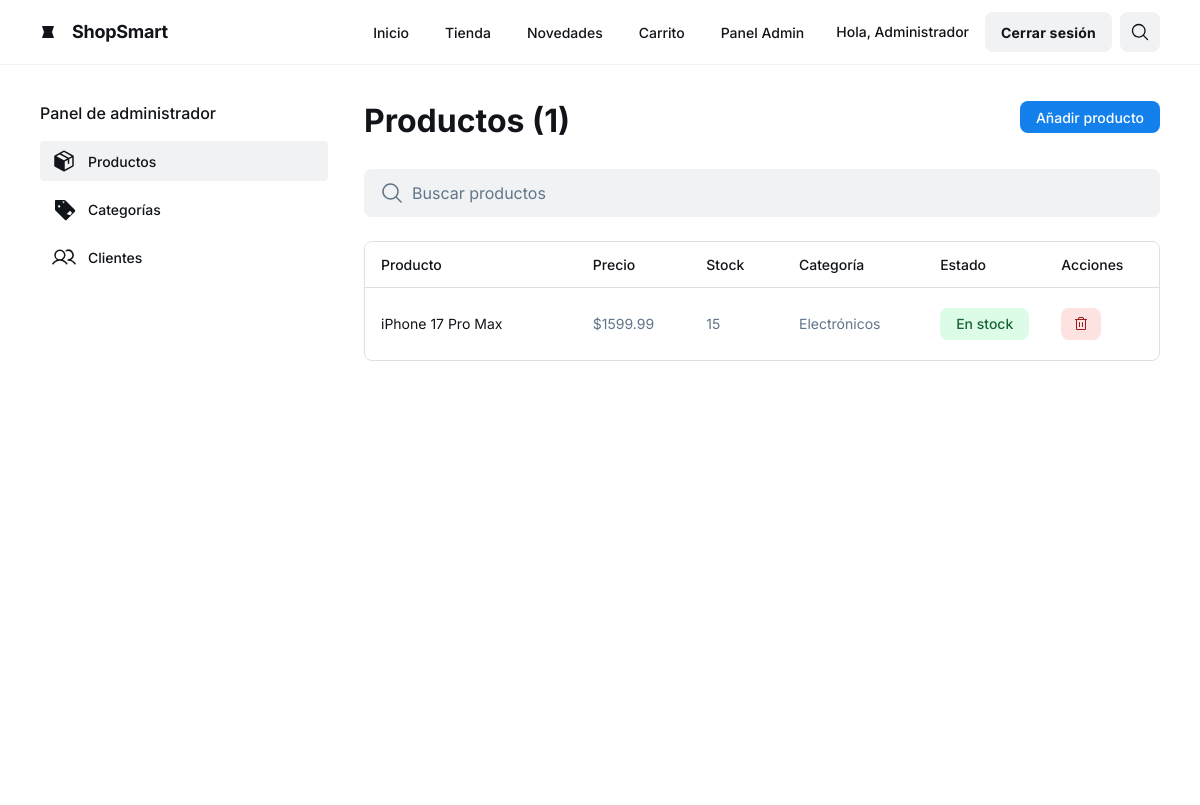
The app's page /panel (signed in), older data.
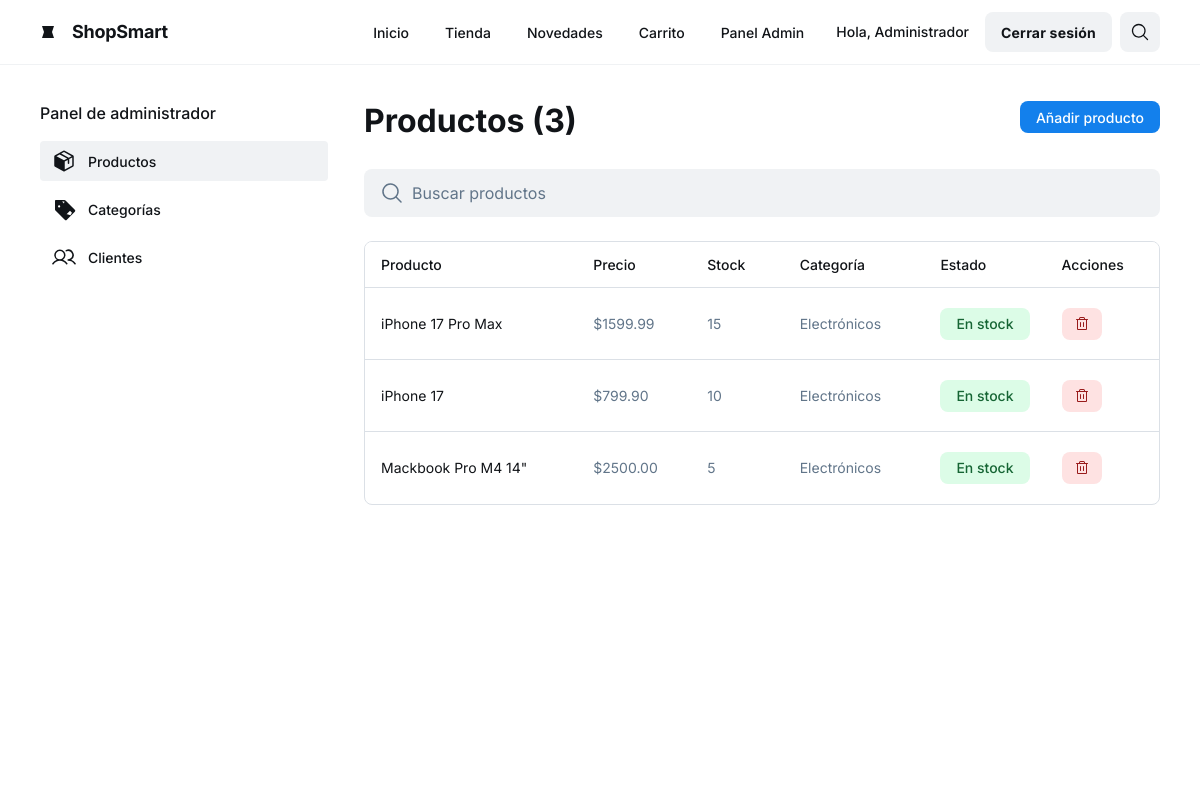
The same page, newer data.
### app/models.py (models this page shows)
class Producto(db.Model):
    id = db.Column(db.Integer, primary_key=True)
    nombre = db.Column(db.String(100), nullable=False)
    descripcion = db.Column(db.Text)
    precio = db.Column(db.Float, nullable=False)
    stock = db.Column(db.Integer, default=0)
    imagen_url = db.Column(db.String(200))
    categoria_id = db.Column(db.Integer, db.ForeignKey('categoria.id'))

class Categoria(db.Model):
    id = db.Column(db.Integer, primary_key=True)
    nombre = db.Column(db.String(100), nullable=False)
    descripcion = db.Column(db.Text)
    productos = db.relationship('Producto', backref='categoria', lazy=True)

### app/routes.py (the view, shortened to what this page needs)
@main.route('/panel', methods=['GET', 'POST'])
@login_required
def panel():
    if not current_user.administrador:
        flash('No tienes permisos para acceder al panel', 'error')
        return redirect(url_for('main.index'))
    form = FormularioProducto()
    categorias = Categoria.query.all()
    form.categoria_id.choices = [(0, 'Sin categoría')] + [(c.id, c.nombre) for c in categorias]
    productos = Producto.query.all()
    usuarios = Usuario.query.all()
    return render_template('panel.html', form=form, productos=productos, usuarios=usuarios, categorias=categorias)

### app/forms.py
class FormularioProducto(FlaskForm):
    nombre = StringField('Nombre del Producto', validators=[DataRequired(), Length(max=100)])
    descripcion = TextAreaField('Descripción', validators=[Length(max=500)])
    precio = FloatField('Precio', validators=[DataRequired()])
    stock = IntegerField('Stock', validators=[DataRequired()])
    categoria_id = SelectField('Categoría', coerce=int)
    imagen = FileField('Imagen del Producto', validators=[
        FileAllowed(['jpg', 'png', 'jpeg', 'gif'], 'Solo imágenes permitidas')
    ])
    submit = SubmitField('Guardar Producto')

### app/models.py (called while the page is built)
@login_manager.user_loader
def load_user(user_id):
    return Usuario.query.get(int(user_id))

### app/templates/panel.html (shortened to what the changed rows need)
{% extends "base.html" %}  {% block content %}
<div class="gap-1 px-6 flex flex-1 justify-center py-5">
  <div class="layout-content-container flex flex-col w-80">
    <div
      class="flex h-full min-h-[700px] flex-col justify-between bg-white p-4"
    >
      <div class="flex flex-col gap-4">
        <h1 class="text-[#111418] text-base font-medium leading-normal">
          Panel de administrador
        </h1>
      </div>
    </div>
  </div>
  <div class="layout-content-container flex flex-col max-w-[960px] flex-1">
    <div id="seccion-productos" class="seccion-contenido">
      <div class="flex flex-wrap justify-between gap-3 p-4">
        <p
          class="text-[#111418] tracking-light text-[32px] font-bold leading-tight min-w-72"
        >
          Productos ({{ productos|length }})
        </p>
        <button
          onclick="abrirModal()"
          class="flex min-w-[84px] max-w-[480px] cursor-pointer items-center justify-center overflow-hidden rounded-lg h-8 px-4 bg-[#1380ec] text-white text-sm font-medium leading-normal"
        >
          <span class="truncate">Añadir producto</span>
        </button>
      </div>
      <div class="px-4 py-3">
        <div
          class="flex overflow-hidden rounded-lg border border-[#dbe0e6] bg-white"
        >
          <table class="flex-1">
            <thead>
              <tr class="bg-white">
                <th
                  class="px-4 py-3 text-left text-[#111418] w-[250px] text-sm font-medium leading-normal"
                >
                  Producto
                </th>
                <th
                  class="px-4 py-3 text-left text-[#111418] w-[120px] text-sm font-medium leading-normal"
                >
                  Precio
                </th>
                <th
                  class="px-4 py-3 text-left text-[#111418] w-[100px] text-sm font-medium leading-normal"
                >
                  Stock
                </th>
                <th
                  class="px-4 py-3 text-left text-[#111418] w-[150px] text-sm font-medium leading-normal"
                >
                  Categoría
                </th>
                <th
                  class="px-4 py-3 text-left text-[#111418] w-[100px] text-sm font-medium leading-normal"
                >
                  Estado
                </th>
                <th
                  class="px-4 py-3 text-left text-[#111418] w-[120px] text-sm font-medium leading-normal"
                >
                  Acciones
                </th>
              </tr>
            </thead>
            <tbody>
              {% for producto in productos %}
              <tr class="border-t border-t-[#dbe0e6]">
                <td
                  class="h-[72px] px-4 py-2 w-[250px] text-[#111418] text-sm font-normal leading-normal"
                >
                  {{ producto.nombre }}
                </td>
                <td
                  class="h-[72px] px-4 py-2 w-[120px] text-[#617589] text-sm font-normal leading-normal"
                >
                  ${{ "%.2f"|format(producto.precio) }}
                </td>
                <td
                  class="h-[72px] px-4 py-2 w-[100px] text-[#617589] text-sm font-normal leading-normal"
                >
                  {{ producto.stock }}
                </td>
                <td
                  class="h-[72px] px-4 py-2 w-[150px] text-[#617589] text-sm font-normal leading-normal"
                >
                  {% if producto.categoria %} {{ producto.categoria.nombre }} {%
                  else %} Sin categoría {% endif %}
                </td>
                <td
                  class="h-[72px] px-4 py-2 w-[100px] text-sm font-normal leading-normal"
                >
                  <button
                    class="flex min-w-[84px] max-w-[480px] cursor-default items-center justify-center overflow-hidden rounded-lg h-8 px-4 {% if producto.stock > 0 %}bg-green-100 text-green-800{% else %}bg-red-100 text-red-800{% endif %} text-sm font-medium leading-normal w-full"
                  >
                    <span class="truncate"
                      >{% if producto.stock > 0 %}En stock{% else %}Sin stock{%
                      endif %}</span
                    >
                  </button>
                </td>
                <td
                  class="h-[72px] px-4 py-2 w-[120px] text-sm font-normal leading-normal"
                >
                  <div class="flex gap-2">
                    <form
                      method="POST"
                      action="{{ url_for('main.eliminar_producto', producto_id=producto.id) }}"
                      class="inline"
                      onsubmit="return confirmarEliminacion()"
                    >
                      <button
                        type="submit"
                        class="flex items-center justify-center rounded-lg h-8 px-3 bg-red-100 text-red-800 text-sm font-medium hover:bg-red-200 transition-colors"
                      >
                      </button>
                    </form>
                  </div>
                </td>
              </tr>
              {% endfor %}
            </tbody>
          </table>
        </div>
      </div>
    </div>
  </div>
</div>
{% endblock %}

Row changes from the older to the newer data that the page shows:
added Producto: nombre "iPhone 17", precio "799.90", stock "10", categoria.nombre "Electrónicos", shows "En stock"
added Producto: nombre "Mackbook Pro M4 14\"", precio "2500.00", stock "5", categoria.nombre "Electrónicos", shows "En stock"
Text that changed along with them:
{{ productos|length }}: "1" → "3"
